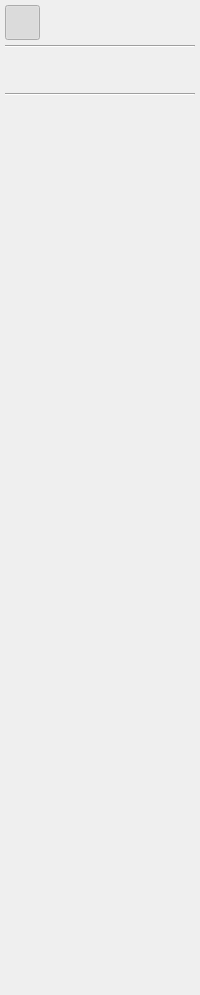
        <widget class="QWidget" name="actionsidebar_right" native="true">
         <layout class="QVBoxLayout" name="verticalLayout">
          <property name="spacing">
           <number>5</number>
          </property>
          <property name="leftMargin">
           <number>5</number>
          </property>
          <property name="topMargin">
           <number>5</number>
          </property>
          <property name="rightMargin">
           <number>5</number>
          </property>
          <property name="bottomMargin">
           <number>5</number>
          </property>
          <item>
           <widget class="QPushButton" name="canvas_button">
            <property name="minimumSize">
             <size>
              <width>35</width>
              <height>35</height>
             </size>
            </property>
            <property name="maximumSize">
             <size>
              <width>35</width>
              <height>35</height>
             </size>
            </property>
            <property name="toolTip">
             <string>Toggle Canvas</string>
            </property>
            <property name="text">
             <string/>
            </property>
            <property name="icon">
             <iconset resource="../../../../../../gui/resources/feather.qrc">
              <normaloff>:/light/icons/lucide/light/image.svg</normaloff>:/light/icons/lucide/light/image.svg</iconset>
            </property>
            <property name="iconSize">
             <size>
              <width>20</width>
              <height>20</height>
             </size>
            </property>
            <property name="checkable">
             <bool>true</bool>
            </property>
            <property name="checked">
             <bool>true</bool>
            </property>
            <property name="flat">
             <bool>true</bool>
            </property>
           </widget>
          </item>
          <item>
           <widget class="Line" name="line_2">
            <property name="orientation">
             <enum>Qt::Orientation::Horizontal</enum>
            </property>
           </widget>
          </item>
          <item>
           <widget class="QPushButton" name="prompt_editor_button">
            <property name="minimumSize">
             <size>
              <width>35</width>
              <height>35</height>
             </size>
            </property>
            <property name="maximumSize">
             <size>
              <width>35</width>
              <height>35</height>
             </size>
            </property>
            <property name="cursor">
             <cursorShape>PointingHandCursor</cursorShape>
            </property>
            <property name="toolTip">
             <string>Toggle Art Prompt</string>
            </property>
            <property name="text">
             <string/>
            </property>
            <property name="icon">
             <iconset resource="../../../../../../gui/resources/feather.qrc">
              <normaloff>:/light/icons/lucide/light/message-square-heart.svg</normaloff>:/light/icons/lucide/light/message-square-heart.svg</iconset>
            </property>
            <property name="iconSize">
             <size>
              <width>20</width>
              <height>20</height>
             </size>
            </property>
            <property name="checkable">
             <bool>true</bool>
            </property>
            <property name="flat">
             <bool>true</bool>
            </property>
           </widget>
          </item>
          <item>
           <widget class="Line" name="line_4">
            <property name="orientation">
             <enum>Qt::Orientation::Horizontal</enum>
            </property>
           </widget>
          </item>
          <item>
           <widget class="QPushButton" name="art_model_button">
            <property name="minimumSize">
             <size>
              <width>35</width>
              <height>35</height>
             </size>
            </property>
            <property name="maximumSize">
             <size>
              <width>35</width>
              <height>35</height>
             </size>
            </property>
            <property name="cursor">
             <cursorShape>PointingHandCursor</cursorShape>
            </property>
            <property name="toolTip">
             <string>Toggle Art Model Settings</string>
            </property>
            <property name="text">
             <string/>
            </property>
            <property name="icon">
             <iconset resource="../../../../../../gui/resources/feather.qrc">
              <normaloff>:/light/icons/lucide/light/sparkles.svg</normaloff>:/light/icons/lucide/light/sparkles.svg</iconset>
            </property>
            <property name="iconSize">
             <size>
              <width>20</width>
              <height>20</height>
             </size>
            </property>
            <property name="checkable">
             <bool>true</bool>
            </property>
            <property name="flat">
             <bool>true</bool>
            </property>
           </widget>
          </item>
          <item>
           <widget class="QPushButton" name="lora_button">
            <property name="minimumSize">
             <size>
              <width>35</width>
              <height>35</height>
             </size>
            </property>
            <property name="maximumSize">
             <size>
              <width>35</width>
              <height>35</height>
             </size>
            </property>
            <property name="cursor">
             <cursorShape>PointingHandCursor</cursorShape>
            </property>
            <property name="toolTip">
             <string>Toggle LoRA Settings</string>
            </property>
            <property name="text">
             <string/>
            </property>
            <property name="icon">
             <iconset resource="../../../../../../gui/resources/feather.qrc">
              <normaloff>:/light/icons/lucide/light/puzzle.svg</normaloff>:/light/icons/lucide/light/puzzle.svg</iconset>
            </property>
            <property name="iconSize">
             <size>
              <width>20</width>
              <height>20</height>
             </size>
            </property>
            <property name="checkable">
             <bool>true</bool>
            </property>
            <property name="flat">
             <bool>true</bool>
            </property>
           </widget>
          </item>
          <item>
           <widget class="QPushButton" name="embeddings_button">
            <property name="minimumSize">
             <size>
              <width>35</width>
              <height>35</height>
             </size>
            </property>
            <property name="maximumSize">
             <size>
              <width>35</width>
              <height>35</height>
             </size>
            </property>
            <property name="cursor">
             <cursorShape>PointingHandCursor</cursorShape>
            </property>
            <property name="toolTip">
             <string>Toggle Embedding Settings</string>
            </property>
            <property name="text">
             <string/>
            </property>
            <property name="icon">
             <iconset resource="../../../../../../gui/resources/feather.qrc">
              <normaloff>:/light/icons/lucide/light/scan-text.svg</normaloff>:/light/icons/lucide/light/scan-text.svg</iconset>
            </property>
            <property name="iconSize">
             <size>
              <width>20</width>
              <height>20</height>
             </size>
            </property>
            <property name="checkable">
             <bool>true</bool>
            </property>
            <property name="flat">
             <bool>true</bool>
            </property>
           </widget>
          </item>
          <item>
           <widget class="QPushButton" name="layers_button">
            <property name="minimumSize">
             <size>
              <width>35</width>
              <height>35</height>
             </size>
            </property>
            <property name="maximumSize">
             <size>
              <width>35</width>
              <height>35</height>
             </size>
            </property>
            <property name="cursor">
             <cursorShape>PointingHandCursor</cursorShape>
            </property>
            <property name="toolTip">
             <string>Toggle Layer Settings</string>
            </property>
            <property name="text">
             <string/>
            </property>
            <property name="icon">
             <iconset resource="../../../../../../gui/resources/feather.qrc">
              <normaloff>:/light/icons/lucide/light/layers.svg</normaloff>:/light/icons/lucide/light/layers.svg</iconset>
            </property>
            <property name="iconSize">
             <size>
              <width>20</width>
              <height>20</height>
             </size>
            </property>
            <property name="checkable">
             <bool>true</bool>
            </property>
            <property name="flat">
             <bool>true</bool>
            </property>
           </widget>
          </item>
          <item>
           <widget class="QPushButton" name="grid_button">
            <property name="minimumSize">
             <size>
              <width>35</width>
              <height>35</height>
             </size>
            </property>
            <property name="maximumSize">
             <size>
              <width>35</width>
              <height>35</height>
             </size>
            </property>
            <property name="cursor">
             <cursorShape>PointingHandCursor</cursorShape>
            </property>
            <property name="toolTip">
             <string>Toggle Grid Settings</string>
            </property>
            <property name="text">
             <string/>
            </property>
            <property name="icon">
             <iconset resource="../../../../../../gui/resources/feather.qrc">
              <normaloff>:/light/icons/lucide/light/grid-2x2-check.svg</normaloff>:/light/icons/lucide/light/grid-2x2-check.svg</iconset>
            </property>
            <property name="iconSize">
             <size>
              <width>20</width>
              <height>20</height>
             </size>
            </property>
            <property name="checkable">
             <bool>true</bool>
            </property>
            <property name="flat">
             <bool>true</bool>
            </property>
           </widget>
          </item>
          <item>
           <widget class="QPushButton" name="image_browser_button">
            <property name="minimumSize">
             <size>
              <width>35</width>
              <height>35</height>
             </size>
            </property>
            <property name="maximumSize">
             <size>
              <width>35</width>
              <height>35</height>
             </size>
            </property>
            <property name="cursor">
             <cursorShape>PointingHandCursor</cursorShape>
            </property>
            <property name="toolTip">
             <string>Toggle Image Browser</string>
            </property>
            <property name="text">
             <string/>
            </property>
            <property name="icon">
             <iconset resource="../../../../../../gui/resources/feather.qrc">
              <normaloff>:/light/icons/lucide/light/images.svg</normaloff>:/light/icons/lucide/light/images.svg</iconset>
            </property>
            <property name="iconSize">
             <size>
              <width>20</width>
              <height>20</height>
             </size>
            </property>
            <property name="checkable">
             <bool>true</bool>
            </property>
            <property name="flat">
             <bool>true</bool>
            </property>
           </widget>
          </item>
          <item>
           <widget class="QPushButton" name="stats_button">
            <property name="minimumSize">
             <size>
              <width>35</width>
              <height>35</height>
             </size>
            </property>
            <property name="maximumSize">
             <size>
              <width>35</width>
              <height>35</height>
             </size>
            </property>
            <property name="cursor">
             <cursorShape>PointingHandCursor</cursorShape>
            </property>
            <property name="toolTip">
             <string>Toggle Model Resources</string>
            </property>
            <property name="text">
             <string/>
            </property>
            <property name="icon">
             <iconset resource="../../../../../../gui/resources/feather.qrc">
              <normaloff>:/light/icons/feather/light/activity.svg</normaloff>:/light/icons/feather/light/activity.svg</iconset>
            </property>
            <property name="iconSize">
             <size>
              <width>20</width>
              <height>20</height>
             </size>
            </property>
            <property name="checkable">
             <bool>true</bool>
            </property>
            <property name="flat">
             <bool>true</bool>
            </property>
           </widget>
          </item>
          <item>
           <spacer name="verticalSpacer_2">
            <property name="orientation">
             <enum>Qt::Orientation::Vertical</enum>
            </property>
            <property name="sizeHint" stdset="0">
             <size>
              <width>20</width>
              <height>574</height>
             </size>
            </property>
           </spacer>
          </item>
          <item>
           <widget class="QPushButton" name="settings_button">
            <property name="minimumSize">
             <size>
              <width>35</width>
              <height>35</height>
             </size>
            </property>
            <property name="maximumSize">
             <size>
              <width>35</width>
              <height>35</height>
             </size>
            </property>
            <property name="cursor">
             <cursorShape>PointingHandCursor</cursorShape>
            </property>
            <property name="toolTip">
             <string>Settings</string>
            </property>
            <property name="text">
             <string/>
            </property>
            <property name="icon">
             <iconset resource="../../../../../../gui/resources/feather.qrc">
              <normaloff>:/light/icons/feather/light/settings.svg</normaloff>:/light/icons/feather/light/settings.svg</iconset>
            </property>
            <property name="iconSize">
             <size>
              <width>20</width>
              <height>20</height>
             </size>
            </property>
            <property name="flat">
             <bool>true</bool>
            </property>
           </widget>
          </item>
         </layout>
        </widget>
